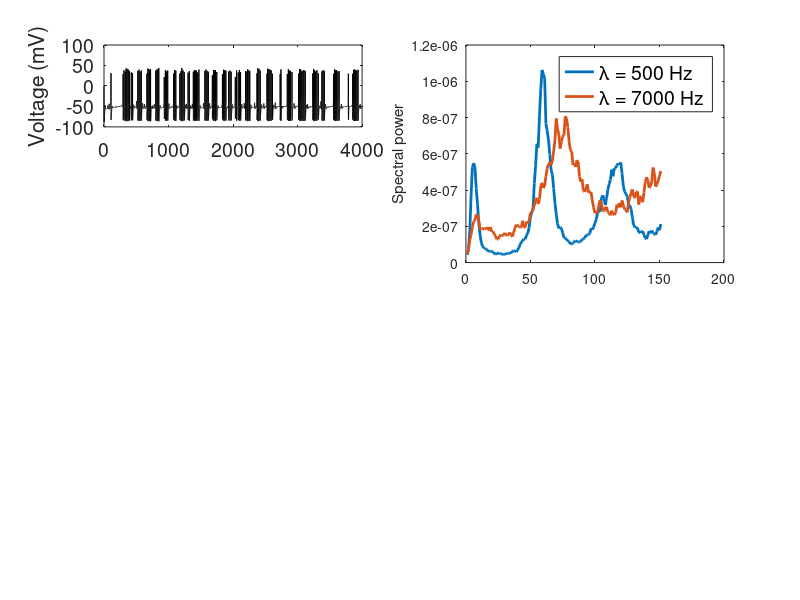

The MATLAB script that drew this image: (Note: this script raises an error after producing the figure.)
%From "A biophysical model of striatal microcircuits suggests delta/theta-rhythmically interleaved gamma and beta
% oscillations mediate periodicity in motor control"
%Julia A. K. Chartove, Michelle M. McCarthy, Benjamin R. Pittman-Polletta, Nancy J. Kopell
%Department of Mathematics & Statistics, Boston University, Boston, MA
%
%Fig 2. Applied noise determines interburst and intraburst frequency of FSI spiking.
%(A) i. Single model FSI with tonic excitation (7 muA=cm2) and weak Poisson noise
% (lambda = 500) spikes at gamma nested in delta/theta, while a single model FSI with tonic excitation (7
%muA=cm2) and strong Poisson noise (lambda = 7000) has limited low-frequency content. 
%(A) ii. Power spectral density of voltage traces in (A)i, comparing low and high levels of noise.
%The solid line represents the mean value over 20 simulations per point. Shading represents standard deviation from these means. 
%(B) Plot of the inter-burst frequency and power of a single model FSI as Poisson noise of varying rate is applied. 
%(C) Plot of the inter-burst frequency and power of a single model FSI as Poisson noise of varying
% amplitude is applied. For B and C Iapp = 7 muA=cm2

load('example_data/fig1and2')

X3 = 0:0.5:7;
noise_amp = 0:0.5:10;
figure

%(A) i. Single model FSI with tonic excitation (7 muA=cm2) and weak Poisson noise (lambda = 500) spikes at gamma nested in delta/theta
subplot5 = subplot(4,2,1);
plot(time,sim46_trace,'k');
ylabel('Voltage (mV)')
set(subplot5,'FontSize',14);

%(A) ii. Power spectral density of voltage traces in (A)i, comparing low and high levels of noise.
%The solid line represents the mean value over 20 simulations per point. Shading represents standard deviation from these means. 
subplot6 = subplot(4,2,[2,4]);
p3 = plot(mean(datatable_0pt5), 'LineWidth',2,'DisplayName','\lambda = 500 Hz');
hold on;
p4 = plot(mean(datatable_7), 'LineWidth',2,'DisplayName','\lambda = 7000 Hz');
ylabel('Spectral power')
legend2 = legend([p3 p4]);
set(legend2,'FontSize',14,'AutoUpdate','off','Location','best');
errorghost(datatable_0pt5,1:151,'b');
errorghost(datatable_7,1:151,'r');
xlim([0 100]);
xlabel('Frequency (Hz)')
set(subplot6,'FontSize',14);

%(A) i. A single model FSI with tonic excitation (7 muA=cm2) and strong Poisson noise (lambda = 7000) has limited low-frequency content. 
subplot7 = subplot(4,2,3);
plot(time,sim66_trace,'k');
xlabel('Time (ms)')
set(subplot7,'FontSize',14);

%(B) Plot of the inter-burst frequency and power of a single model FSI as Poisson noise of varying rate is applied. 
subplot3 = subplot(4,2,[5,7]);
hold(subplot3,'on');
plot(X3,mean(theta_power_noise),'LineWidth',3,'DisplayName','\delta/\theta power');
errorghost(theta_power_noise,X3,'b');
ylabel('Low frequency power');
%ylim([0 15])
xlabel('Poisson noise rate (kHz)');

yyaxis right
plot(X3,mean(burst_noise),'LineWidth',3,'DisplayName','Interburst freq.');
errorghost(burst_noise,X3,'r');
legend('Location','best');
ylabel('Burst frequency (Hz)');
ylim([0 20])
xlim([0 7]);
set(subplot3,'FontSize',14);

%(C) Plot of the inter-burst frequency and power of a single model FSI as Poisson noise of varying amplitude is applied.
subplot3 = subplot(4,2,[6,8]);
hold(subplot3,'on');
plot(noise_amp,mean(theta_power_amp),'LineWidth',3,'DisplayName','\delta/\theta power');
errorghost(theta_power_amp,noise_amp,'b');
ylabel('Low frequency power');
%ylim([0 15])
xlabel('Poisson noise amplitude (\mu A/cm^2)');

yyaxis right
plot(noise_amp,mean(burst_amp),'LineWidth',3,'DisplayName','Interburst freq.');
errorghost(burst_amp,noise_amp,'r');
legend('Location','best');
ylabel('Burst frequency (Hz)');
ylim([0 20])
xlim([0 10]);
set(subplot3,'FontSize',14);
